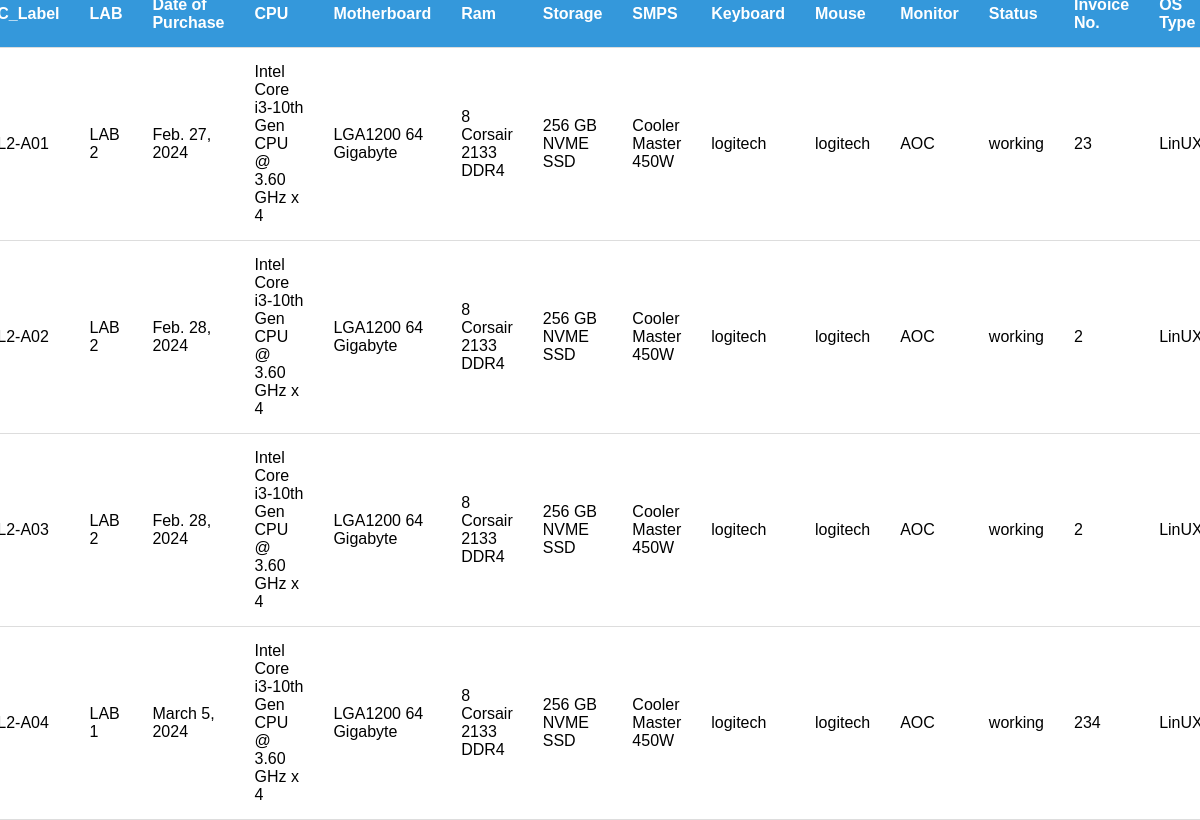
Before: /display (signed in) with the older database file.
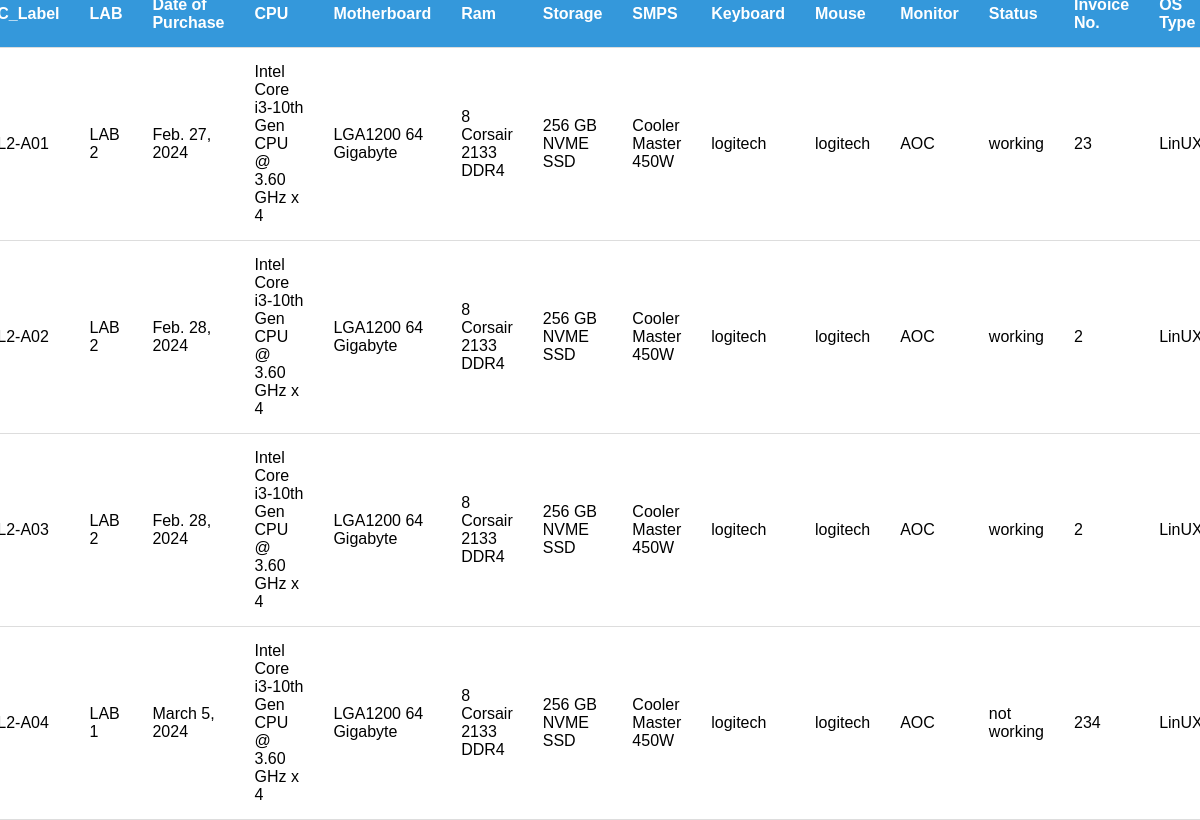
After: the same page with the newer database file.
### status/models.py (models this page shows)
class computers(models.Model):
    c_id=models.AutoField(primary_key=True)
    c_label=models.CharField(max_length=20)
    lab = models.ForeignKey(lab,on_delete=models.CASCADE)
    cpu=models.ForeignKey(cpu_types,on_delete=models.CASCADE)
    ram=models.ForeignKey(ram_type,on_delete=models.CASCADE)
    storage=models.ForeignKey(storage_type,on_delete=models.CASCADE)
    dop=models.DateField()
    status=models.CharField(max_length=20)
    invoice_no=models.IntegerField()
    os_type=models.CharField(max_length=20)
    mb=models.ForeignKey(motherboard_type,on_delete=models.CASCADE)
    smps=models.ForeignKey(smps,on_delete=models.CASCADE)
    keyboard=models.ForeignKey(keyboard,on_delete=models.CASCADE)
    mouse=models.ForeignKey(mouse,on_delete=models.CASCADE)
    monitor=models.ForeignKey(monitor,on_delete=models.CASCADE)

class lab(models.Model):
    lab_id = models.AutoField(primary_key=True)
    lab_name = models.CharField(max_length = 15)
    capacity = models.IntegerField()

class cpu_types(models.Model):
    cpu_id = models.AutoField(primary_key=True)
    make = models.CharField(max_length=15)
    generation = models.CharField(max_length=15)
    speed = models.CharField(max_length=15)
    series = models.CharField(max_length=20)
    core_count = models.IntegerField()

class motherboard_type(models.Model):
    mb_id = models.AutoField(primary_key=True)
    mb_socket_type= models.CharField(max_length=15)
    max_ram_capacity = models.CharField(max_length=15)
    make = models.CharField(max_length=20)

class ram_type(models.Model):
    ram_id = models.AutoField(primary_key=True)
    ram_size = models.CharField(max_length=15)
    make = models.CharField(max_length=15)
    speed = models.IntegerField()
    series = models.CharField(max_length=20)

class storage_type(models.Model):
    storage_id = models.AutoField(primary_key=True)
    storage_size= models.CharField(max_length=15)
    make = models.CharField(max_length=15)
    technology = models.CharField(max_length=15)

class smps(models.Model):
    smps_id = models.AutoField(primary_key=True)
    make = models.CharField(max_length=15)
    power = models.IntegerField()

class keyboard(models.Model):
    keyboard_id =  models.AutoField(primary_key=True)
    make =  models.CharField(max_length=15)

class mouse(models.Model):
    mouse_id =  models.AutoField(primary_key=True)
    make =  models.CharField(max_length=15)

class monitor(models.Model):
    monitor_id =  models.AutoField(primary_key=True)
    make =  models.CharField(max_length=15)
    size =  models.CharField(max_length=15)
    resolution =  models.CharField(max_length=15)

### status/views.py (the view)
# urls.py: path('display',views.display,name='display'),
@login_required
def display(request):
    details={
        'details':computers.objects.all()
    }
    return render(request,'computer/display.html',details)

### status/templates/computer/display.html (shortened to what this page needs)
<!DOCTYPE html>
<html lang="en">
<head>
</head>
<body>
    <table>
        <thead>
            <tr>
                <th>C_Label</th>
                <th>LAB</th>
                <th>Date of Purchase</th>
                <th>CPU</th>
                <th>Motherboard</th>
                <th>Ram</th>
                <th>Storage</th>
                <th>SMPS</th>
                <th>Keyboard</th>
                <th>Mouse</th>
                <th>Monitor</th>
                <th>Status</th>
                <th>Invoice No.</th>
                <th>OS Type</th>
            </tr>
        </thead>
        <tbody>
            {% for i in details %}
                <tr>
                    <td>{{ i.c_label }}</td>
                    <td>{{ i.lab.lab_name }}</td>
                    <td>{{ i.dop }}</td>
                    <td>{{ i.cpu.make }} {{ i.cpu.series }}-{{ i.cpu.generation }} Gen CPU @ {{ i.cpu.speed }} x {{ i.cpu.core_count }}</td>
                    <td>{{ i.mb.mb_socket_type }} {{ i.mb.max_ram_capacity }} {{ i.mb.make }} {{ i.mb.brand }}</td>
                    <td>{{ i.ram.ram_size }} {{ i.ram.make }} {{ i.ram.speed }} {{ i.ram.series }}</td>
                    <td>{{ i.storage.storage_size }} {{ i.storage.make }} {{ i.storage.technology }}</td>
                    <td>{{ i.smps.make }} {{ i.smps.power }}W</td>
                    <td>{{ i.keyboard.make }}</td>
                    <td>{{ i.mouse.make }}</td>
                    <td>{{ i.monitor.make }}</td>
                    <td>{{ i.status}}</td>
                    <td>{{ i.invoice_no }}</td>
                    <td>{{ i.os_type }}</td>
                </tr>
            {% endfor %}
        </tbody>
    </table>
</body>
</html>

### status/templates/computer/display.html (style rules this page uses)
body { font-family: 'Arial', sans-serif; background-color: #f4f4f4; margin: 0; padding: 0; display: flex; align-items: center; justify-content: center; height: 100vh; }
table { border-collapse: collapse; width: 80%; margin: 20px; box-shadow: 0 0 10px rgba(0, 0, 0, 0.1); background-color: #fff; border-radius: 8px; overflow: hidden; }
th, td { padding: 15px; text-align: left; border-bottom: 1px solid #ddd; }
th { background-color: #3498db; color: #fff; }

Changed rows visible on the page:
changed computers "LAB 1": status "working" → "not working"
